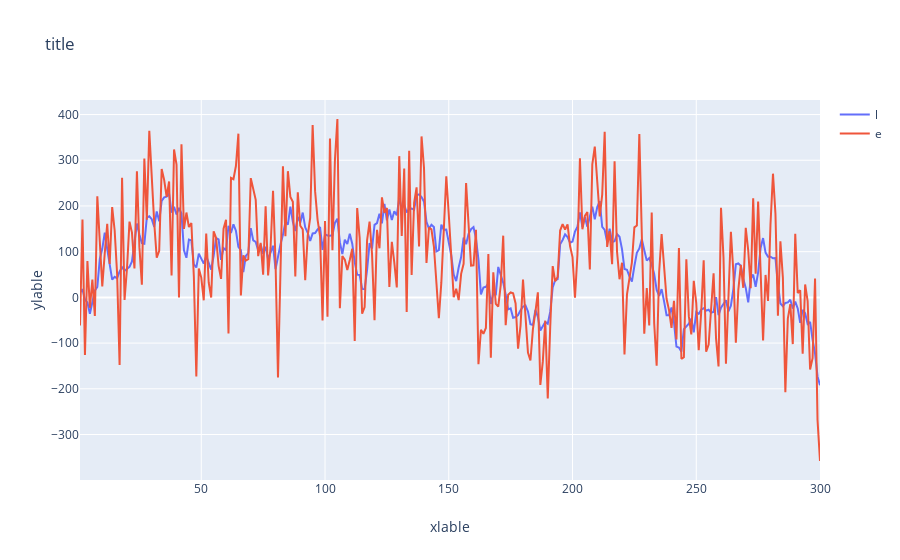

Notebook cell for this chart:
### Code cell
plot(2, [num_points, num_points], [X, z])

### Figure 1 — Plotly figure (JSON) as saved in the notebook; plotly's stock layout.template omitted (floating-point values rounded to 4 significant figures; data arrays with more than 128 entries replaced by an {"elided": "..."} marker saying what was removed)
{"data": [{"mode": "lines", "name": "l", "showlegend": true, "type": "scatter", "x": {"elided": "300 int values"}, "y": {"elided": "300 float values"}}, {"mode": "lines", "name": "e", "showlegend": true, "type": "scatter", "x": {"elided": "300 int values"}, "y": {"elided": "300 float values"}}], "layout": {"title": {"text": "title"}, "xaxis": {"title": {"text": "xlable"}}, "yaxis": {"title": {"text": "ylable"}}}}
